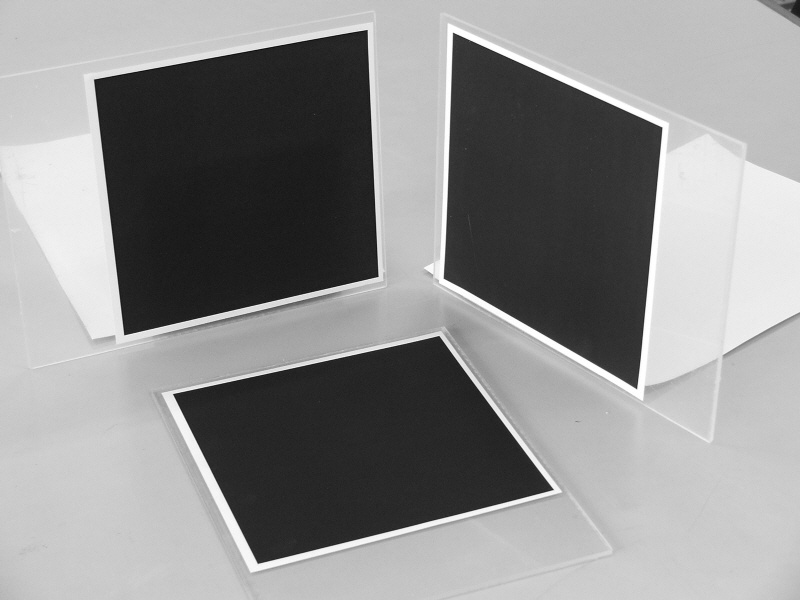
#> input picture sources/Image2.jpg, 800 x 600 px, found by its file name
$ python sift.py
#> lines starting #> are read from the running program, lines starting #| are printed output that depends on the picture
import numpy as np
import cv2 as cv
import matplotlib.pyplot as plt

img = cv.imread("F://4th Yr//ML AI//sources//image2.jpg")
#> img is the input picture: shape (600, 800, 3); min 9, max 255, mean 143.6
img_copy = img.copy()
img_copy1 = img.copy()
gray = cv.cvtColor(img, cv.COLOR_BGR2GRAY)
gray_copy = gray.copy()
gray_copy1 = gray.copy()
sift1 = cv.SIFT_create()


'''
SIFT::create	(	int 	nfeatures,
int 	nOctaveLayers,
double 	contrastThreshold,
double 	edgeThreshold,
double 	sigma,
int 	descriptorType
)
'''


sift2 = cv.SIFT_create(nfeatures=0, nOctaveLayers=5, contrastThreshold=0.04, edgeThreshold=10, sigma=1.6)
sift3 = cv.SIFT_create(nfeatures=0, nOctaveLayers=5, contrastThreshold=0.04, edgeThreshold=20, sigma=1.6)

kp1 = sift1.detect(gray, None)
#> kp1 = 113 keypoints; strongest (x, y, size): (222, 181, 157.8), (562, 207, 138), (455, 36, 4.3), (634, 384, 5.4)
kp2 = sift2.detect(gray_copy, None)
#> kp2 = 183 keypoints; strongest (x, y, size): (222, 180, 164.1), (562, 207, 144.3), (455, 36, 4.5), (456, 37, 5.5)
kp3 = sift3.detect(gray_copy1, None)
#> kp3 = 382 keypoints; strongest (x, y, size): (222, 180, 164.1), (562, 207, 144.3), (455, 36, 4.5), (456, 37, 5.5)

img1 = cv.drawKeypoints(gray, kp1, img)
img2 = cv.drawKeypoints(gray_copy, kp2, img_copy)
img3 = cv.drawKeypoints(gray_copy1, kp3, img_copy1)
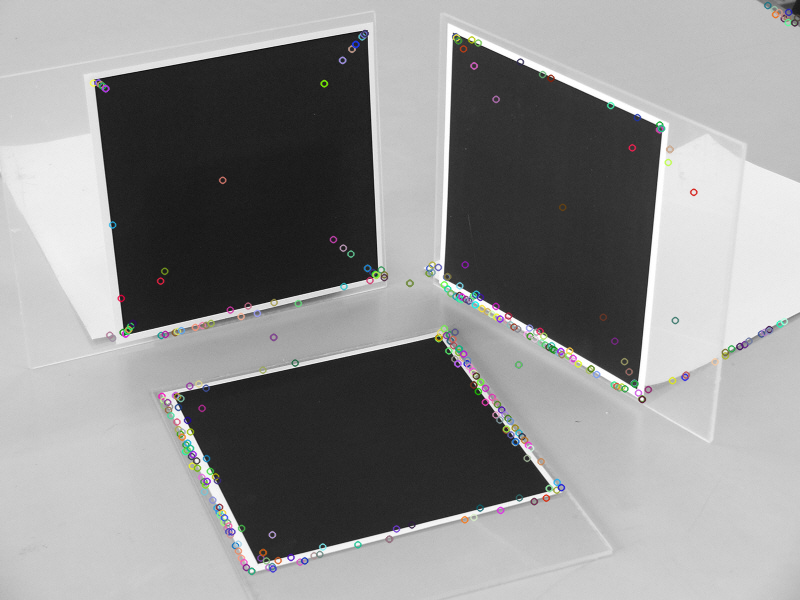
#> img3: shape (600, 800, 3); mean B, G, R 143.2, 143.2, 143.2

plt.subplot(131)
plt.title('SIFT_create() \nnfeatures = 0\nnOctaveLayers = 3\ncontrastThreshold = 0.04\nedgeThreshold = 10\nsigma = 1.6')
plt.axis('off')
plt.imshow(img1)

plt.subplot(132)
plt.title('nfeatures = 0\nnOctaveLayers = 5\ncontrastThreshold = 0.04\nedgeThreshold = 10\nsigma = 1.6')
plt.axis('off')
plt.imshow(img2)

plt.subplot(133)
plt.title('nfeatures = 0\nnOctaveLayers = 5\ncontrastThreshold = 0.04\nedgeThreshold = 20\nsigma = 1.6')
plt.axis('off')
plt.imshow(img3)

plt.show()
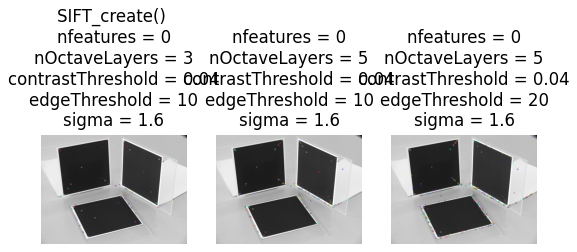
#> figure drawn by matplotlib, 3 panels; B, G, R data is drawn as R, G, B

$ run again, with sources/Image3.JPG copied over sources/Image2.jpg
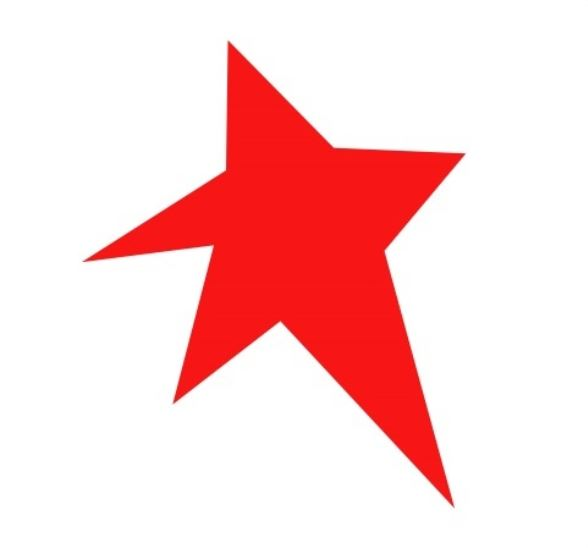
#> input picture sources/Image3.JPG, 588 x 548 px, found by its file name
#> img is the input picture: shape (548, 588, 3); mean B, G, R 211.4, 211.3, 252.8
#> `gray = cv.cvtColor(img, cv.COLOR_BGR2GRAY)`:
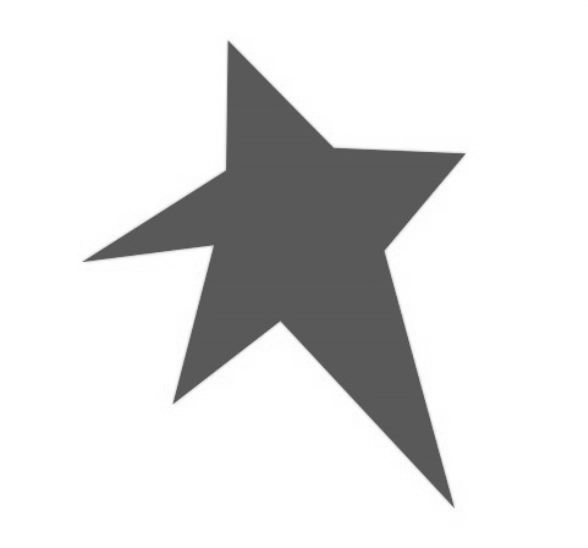
#> gray: shape (548, 588); min 74, max 255, mean 223.8
#> kp1 = 19 keypoints; strongest (x, y, size): (296, 237, 164.5), (203, 357, 32.8), (250, 96, 41.2), (413, 176, 43.7)
#> kp2 = 35 keypoints; strongest (x, y, size): (297, 238, 171.6), (209, 349, 40.1), (250, 96, 42.5), (238, 65, 19.5)
#> kp3 = 59 keypoints; strongest (x, y, size): (297, 238, 171.6), (383, 380, 64.8), (413, 435, 37.9), (209, 349, 40.1)
#> `plt.show()`:
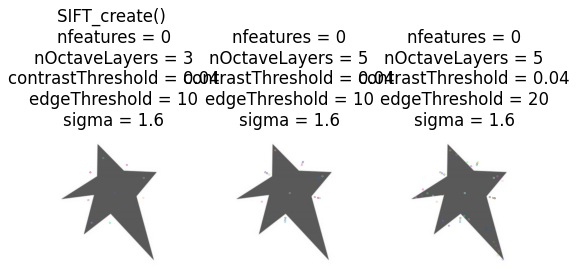
#> figure drawn by matplotlib, 3 panels; B, G, R data is drawn as R, G, B

$ run again, with sources/Image4.jpg copied over sources/Image2.jpg
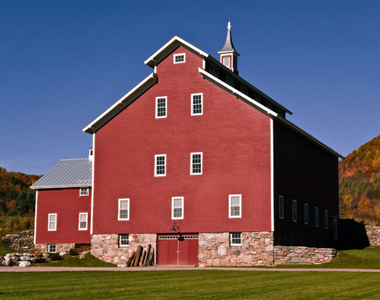
#> input picture sources/Image4.jpg, 380 x 300 px, found by its file name
#> img is the input picture: shape (300, 380, 3); mean B, G, R 97.4, 87.1, 104
#> `gray = cv.cvtColor(img, cv.COLOR_BGR2GRAY)`:
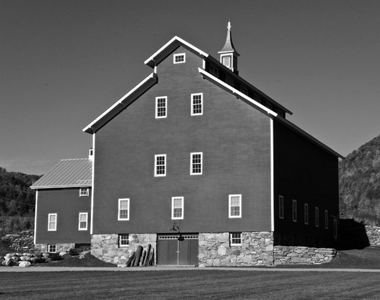
#> gray: shape (300, 380); min 0, max 255, mean 93.3
#> kp1 = 450 keypoints; strongest (x, y, size): (275, 114, 2.6), (206, 55, 2.2), (234, 90, 2.9), (269, 111, 3.1)
#> kp2 = 663 keypoints; strongest (x, y, size): (275, 114, 2.7), (206, 55, 2.3), (234, 90, 3), (269, 111, 3.2)
#> kp3 = 888 keypoints; strongest (x, y, size): (275, 114, 2.7), (206, 55, 2.3), (234, 90, 3), (269, 111, 3.2)
#> `img3 = cv.drawKeypoints(gray_copy1, kp3, img_copy1)`:
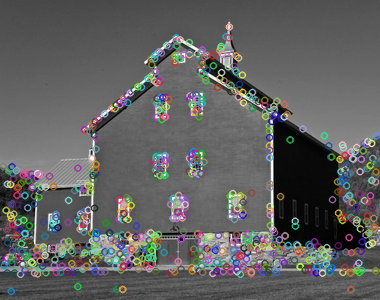
#> img3: shape (300, 380, 3); mean B, G, R 96, 96.6, 96.2

$ run again, with sources/Image5.jpg copied over sources/Image2.jpg
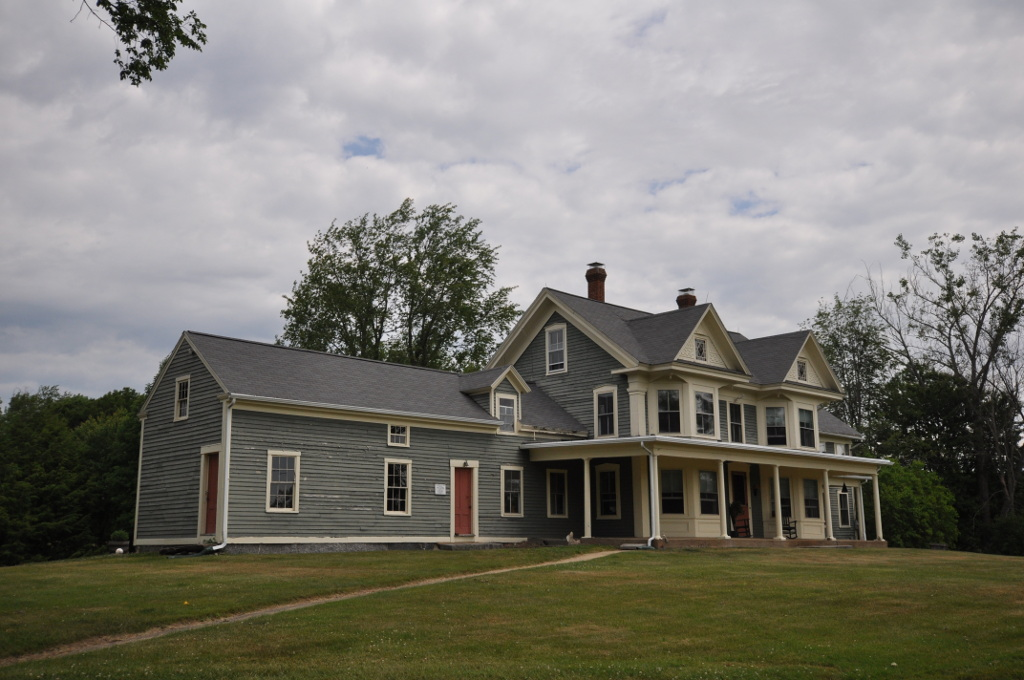
#> input picture sources/Image5.jpg, 1024 x 680 px, found by its file name
#> img is the input picture: shape (680, 1024, 3); mean B, G, R 114.9, 122.8, 124.7
#> `gray = cv.cvtColor(img, cv.COLOR_BGR2GRAY)`:
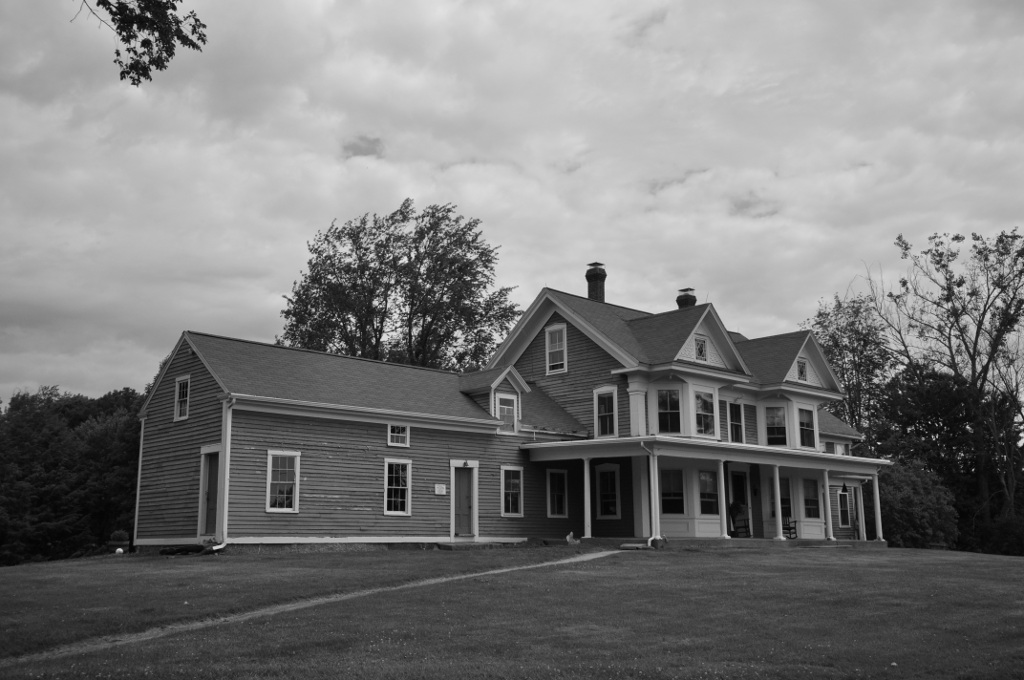
#> gray: shape (680, 1024); min 1, max 232, mean 122.4
#> kp1 = 2811 keypoints; strongest (x, y, size): (596, 276, 14.1), (405, 260, 4.4), (114, 9, 2.3), (146, 43, 5.9)
#> kp2 = 3741 keypoints; strongest (x, y, size): (879, 443, 1.8), (596, 276, 14.8), (215, 548, 2.9), (900, 392, 1.9)
#> kp3 = 4528 keypoints; strongest (x, y, size): (879, 443, 1.8), (596, 276, 14.8), (215, 548, 2.9), (900, 392, 1.9)
#> `img3 = cv.drawKeypoints(gray_copy1, kp3, img_copy1)`:
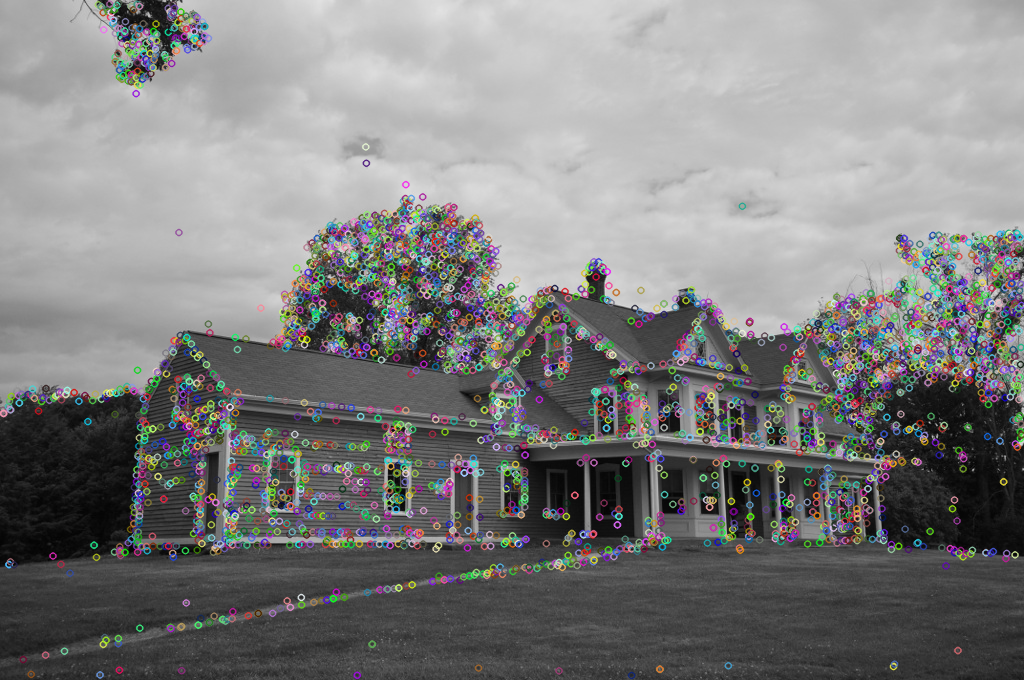
#> img3: shape (680, 1024, 3); mean B, G, R 125.8, 125.9, 126
